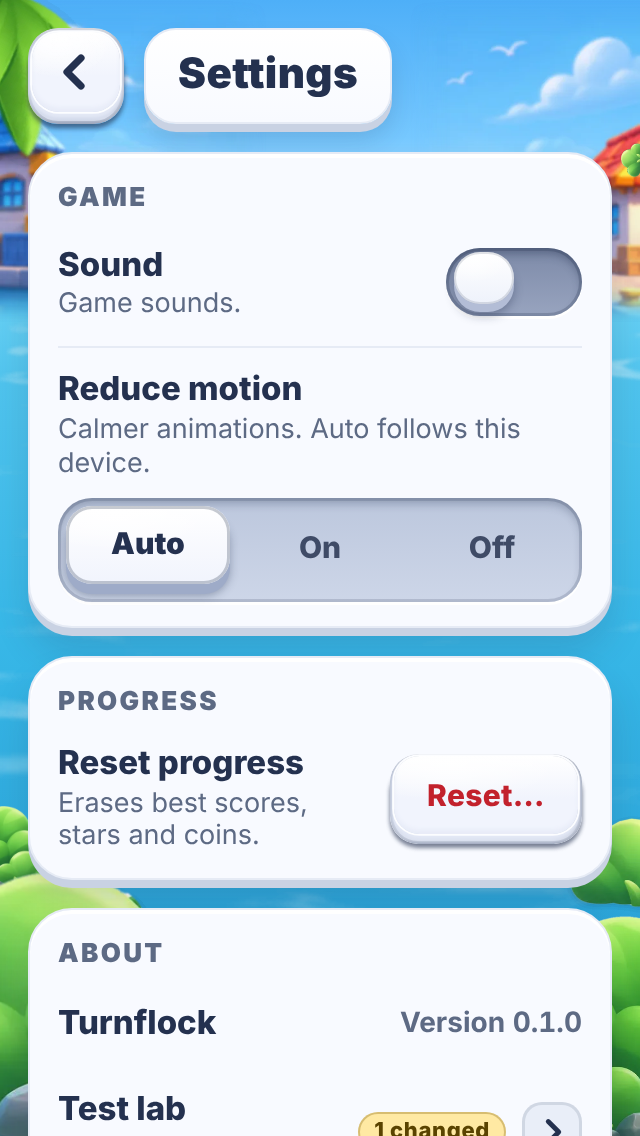
#> input picture production/qa/evidence/findings-settings-choices/b7-settings-no-vibration-320x568.png, 640 x 1136 px; its folder holds only this picture in this run
$ python cvd.py b7-settings-no-vibration-320x568.png b7-settings-no-vibration-390x844.png
#> lines starting #> are read from the running program, lines starting #| are printed output that depends on the picture
"""Colour-blindness simulation of a screenshot.

Matrices: Machado, Oliveira & Fernandes (2009), severity 1.0, applied in linear RGB.
Greyscale is luminance only (Rec. 709): no colour at all.

usage: cvd.py <in.png> <out-prefix>
  ->   <out-prefix>-<kind>.png for protanopia, deuteranopia, tritanopia and greyscale
"""
import sys

import numpy as np
from PIL import Image

M = {
    'protanopia': [[0.152286, 1.052583, -0.204868], [0.114503, 0.786281, 0.099216], [-0.003882, -0.048116, 1.051998]],
    'deuteranopia': [[0.367322, 0.860646, -0.227968], [0.280085, 0.672501, 0.047413], [-0.011820, 0.042940, 0.968881]],
    'tritanopia': [[1.255528, -0.076749, -0.178779], [-0.078411, 0.930809, 0.147602], [0.004733, 0.691367, 0.303900]],
    'greyscale': [[0.2126, 0.7152, 0.0722]] * 3,
}

src, out = sys.argv[1], sys.argv[2]
rgb = np.asarray(Image.open(src).convert('RGB')).astype(np.float64) / 255
lin = np.where(rgb <= 0.04045, rgb / 12.92, ((rgb + 0.055) / 1.055) ** 2.4)
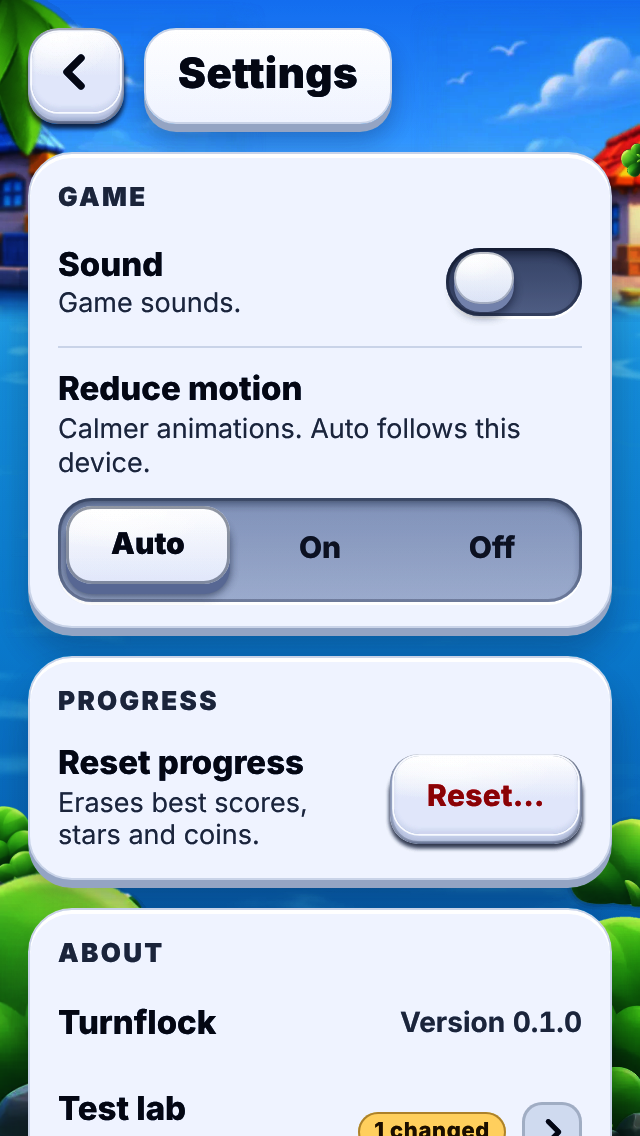
#> lin: shape (1136, 640, 3) float64; mean R, G, B 0.701, 0.783, 0.865
for name, m in M.items():
    sim = np.clip(lin @ np.array(m).T, 0, 1)
    srgb = np.where(sim <= 0.0031308, sim * 12.92, 1.055 * sim ** (1 / 2.4) - 0.055)
    Image.fromarray((srgb * 255 + 0.5).astype(np.uint8)).save(f'{out}-{name}.png')
#> this loop made 4 passes
#> pass 1, `sim = np.clip(lin @ np.array(m).T, 0, 1)`:
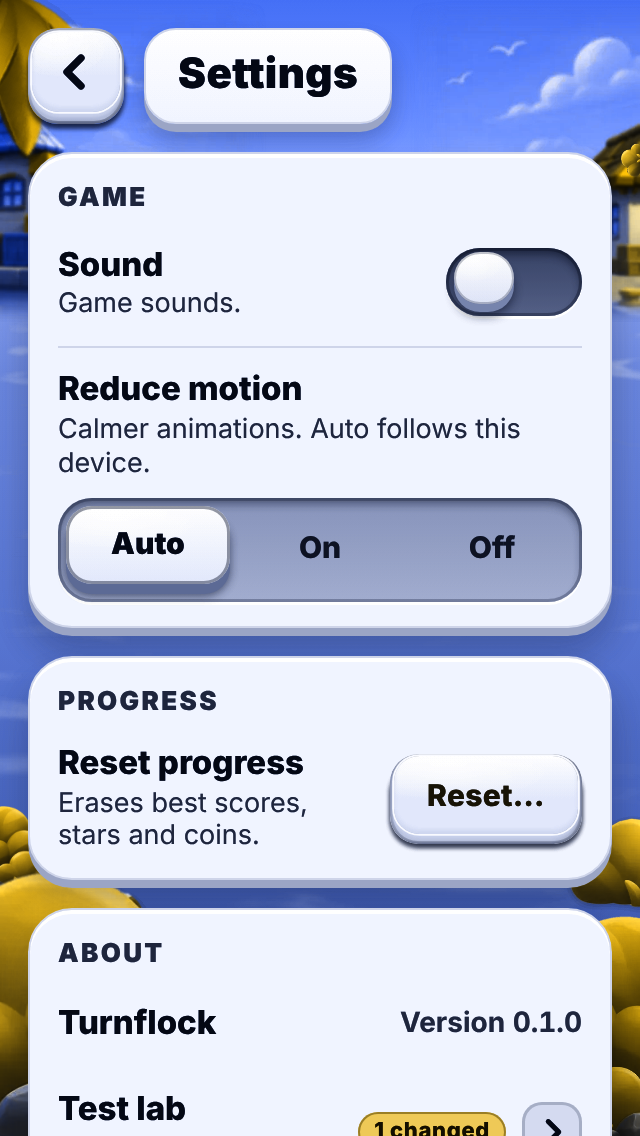
#> sim: shape (1136, 640, 3) float64; mean R, G, B 0.753, 0.782, 0.869
#> pass 1, `srgb = np.where(sim <= 0.0031308, sim * 12.92, 1.055 * sim ** (1 / 2.4..`:
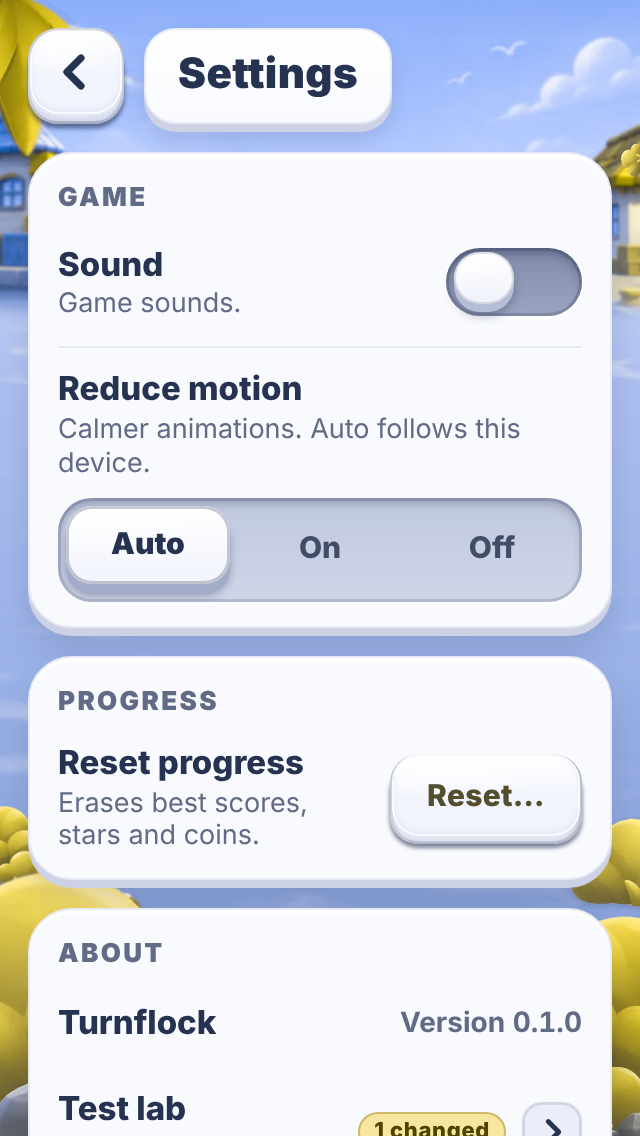
#> srgb: shape (1136, 640, 3) float64; mean R, G, B 0.856, 0.876, 0.916
#> pass 2, `sim = np.clip(lin @ np.array(m).T, 0, 1)`:
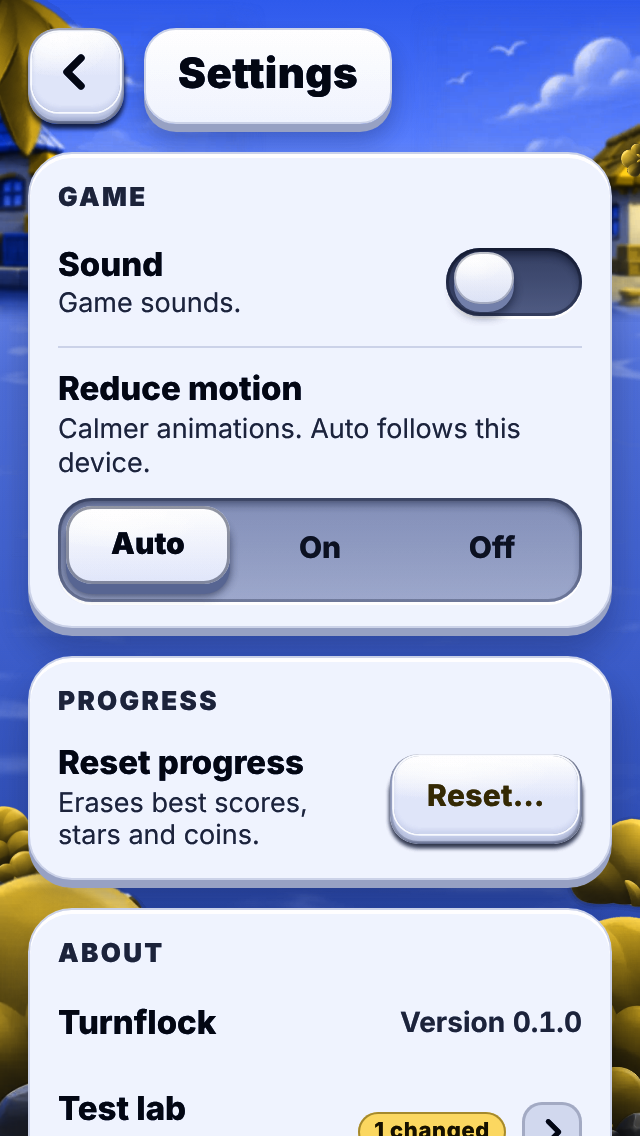
#> sim: shape (1136, 640, 3) float64; mean R, G, B 0.734, 0.764, 0.864

$ run again, on production/qa/evidence/findings-settings-choices/before-settings-320x568.png
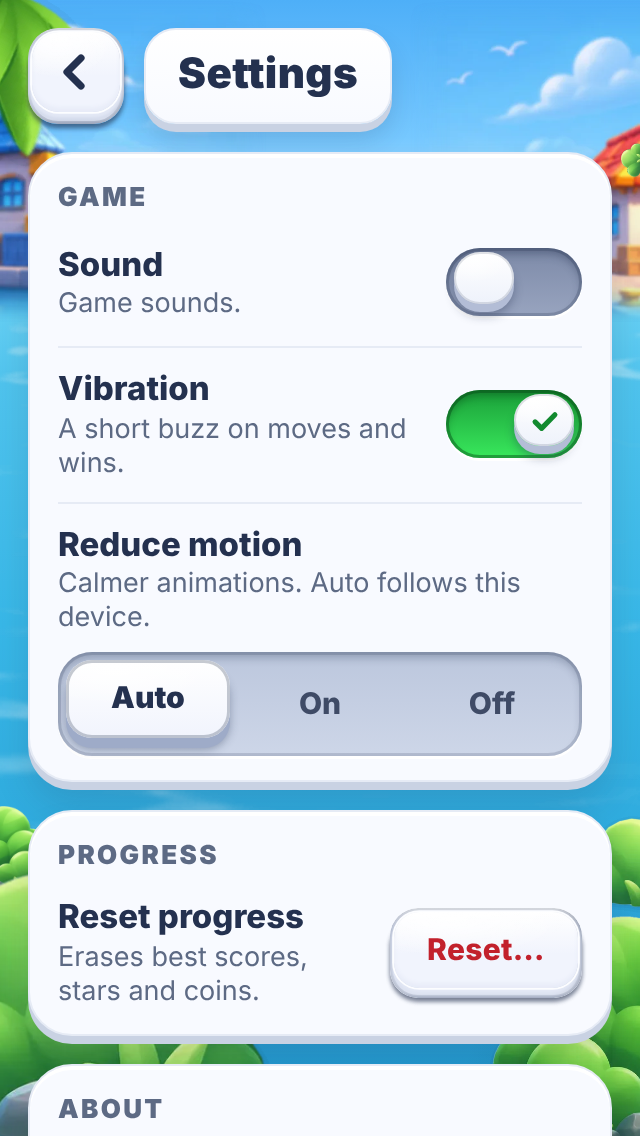
#> input picture production/qa/evidence/findings-settings-choices/before-settings-320x568.png, 640 x 1136 px
#> the loop `for name, m in M.items():` made 4 passes
#> pass 1, `srgb = np.where(sim <= 0.0031308, sim * 12.92, 1.055 * sim ** (1 / 2.4..`:
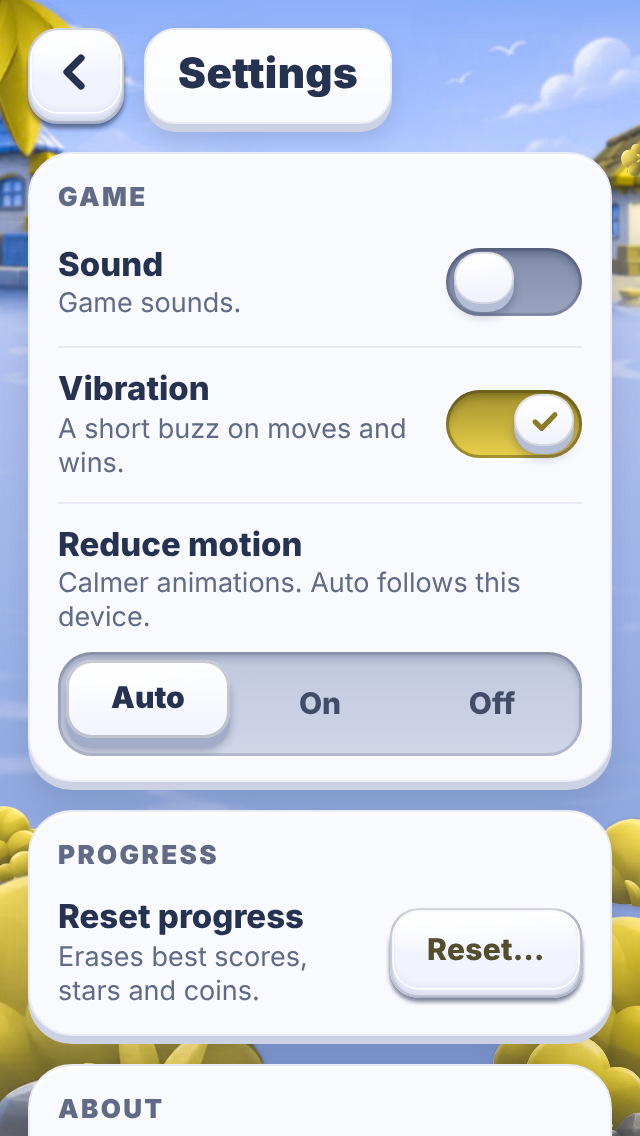
#> srgb: shape (1136, 640, 3) float64; mean R, G, B 0.855, 0.873, 0.908
#> pass 2, `sim = np.clip(lin @ np.array(m).T, 0, 1)`:
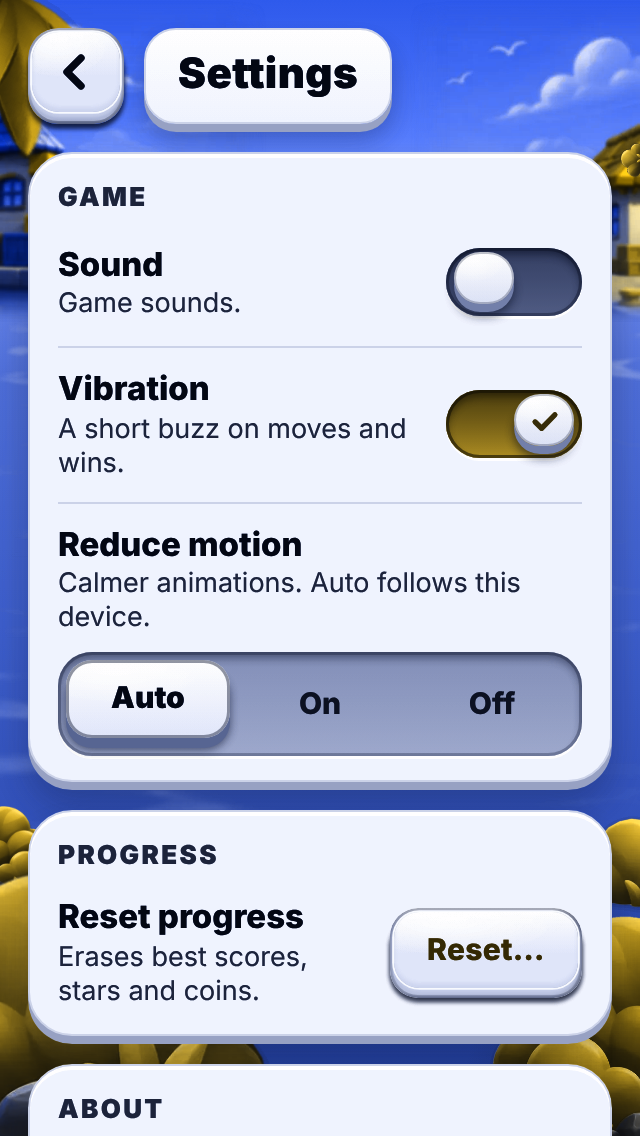
#> sim: shape (1136, 640, 3) float64; mean R, G, B 0.731, 0.759, 0.856

$ run again, on production/qa/evidence/findings-settings-choices/before-settings-390x844.png
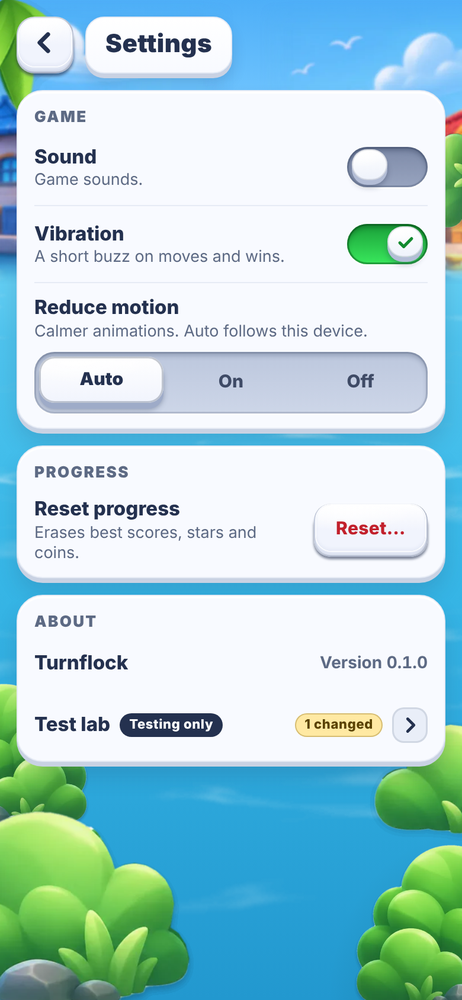
#> input picture production/qa/evidence/findings-settings-choices/before-settings-390x844.png, 462 x 1000 px, shrunk from 780 x 1688 before the run
#> the loop `for name, m in M.items():` made 4 passes
#> pass 1, `srgb = np.where(sim <= 0.0031308, sim * 12.92, 1.055 * sim ** (1 / 2.4..`:
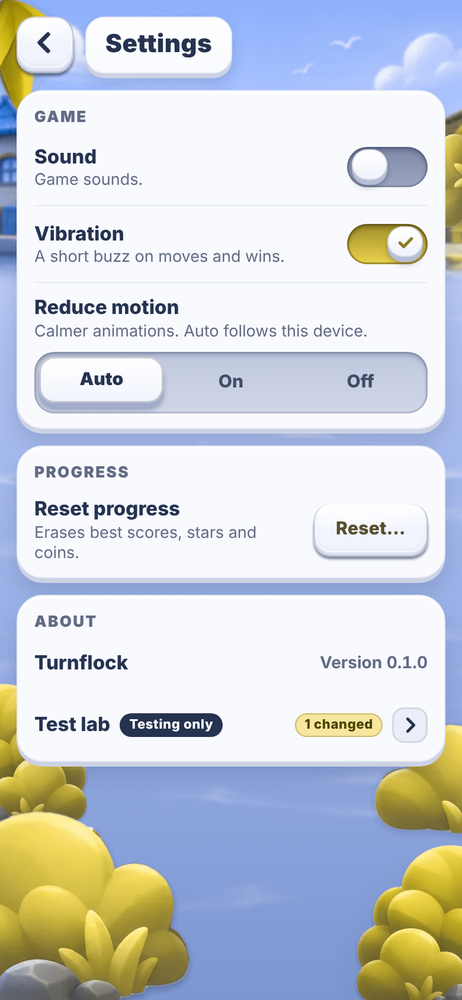
#> srgb: shape (1000, 462, 3) float64; mean R, G, B 0.803, 0.824, 0.847
#> pass 2, `sim = np.clip(lin @ np.array(m).T, 0, 1)`:
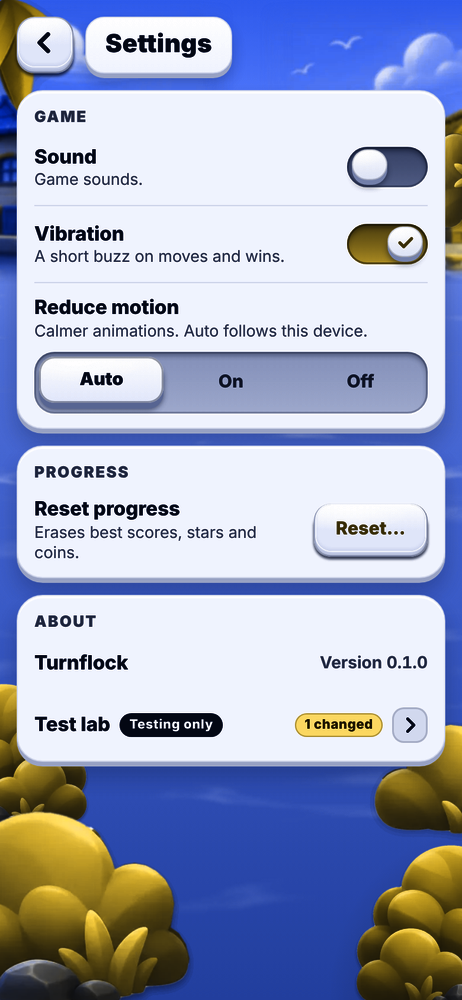
#> sim: shape (1000, 462, 3) float64; mean R, G, B 0.638, 0.668, 0.768

$ run again, on production/qa/evidence/findings-settings-choices/b7-settings-no-vibration-390x844.png
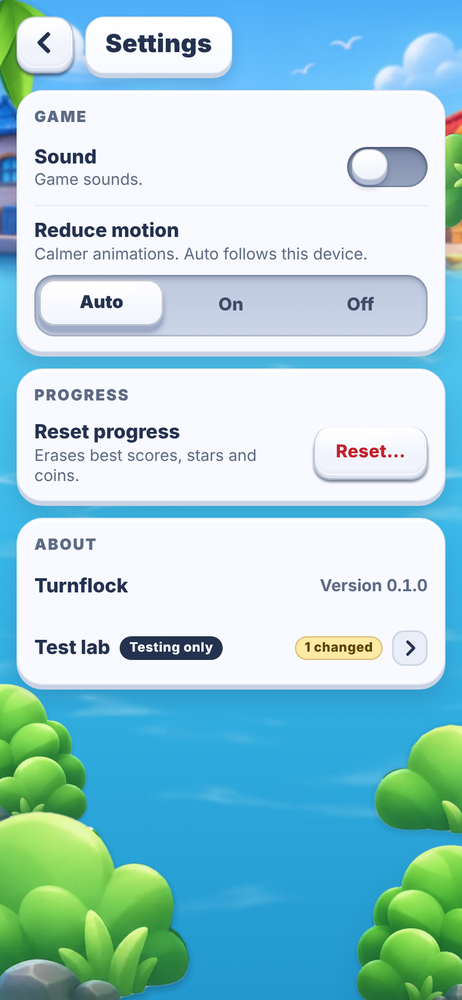
#> input picture production/qa/evidence/findings-settings-choices/b7-settings-no-vibration-390x844.png, 462 x 1000 px, shrunk from 780 x 1688 before the run
#> the loop `for name, m in M.items():` made 4 passes
#> pass 2, `sim = np.clip(lin @ np.array(m).T, 0, 1)`:
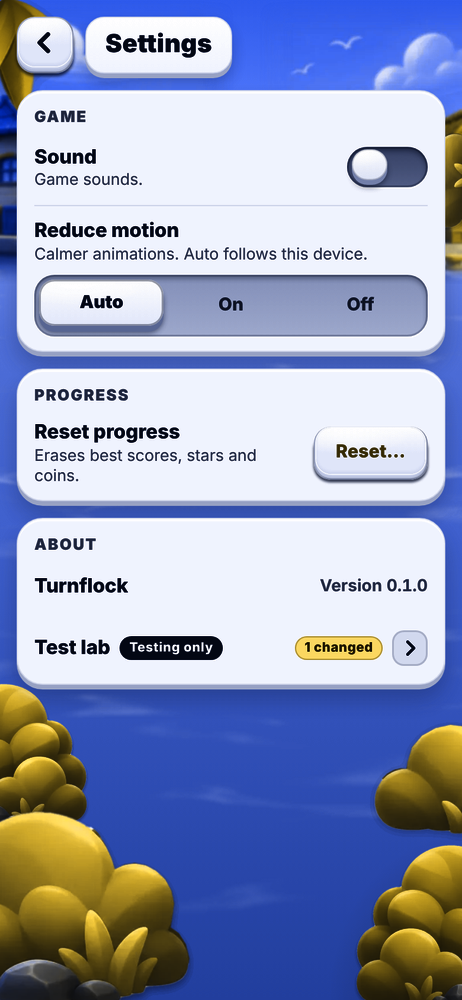
#> sim: shape (1000, 462, 3) float64; mean R, G, B 0.595, 0.631, 0.751
